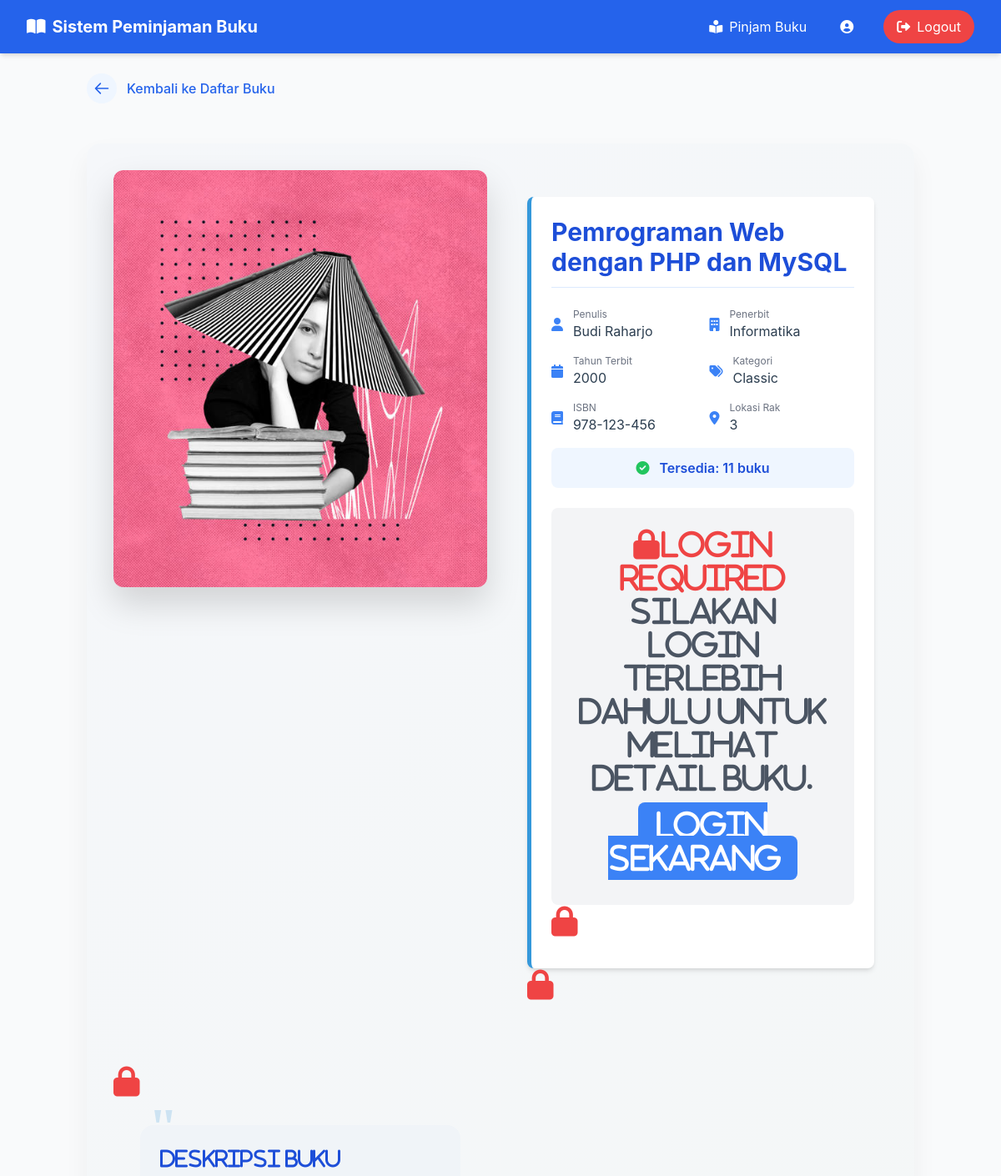
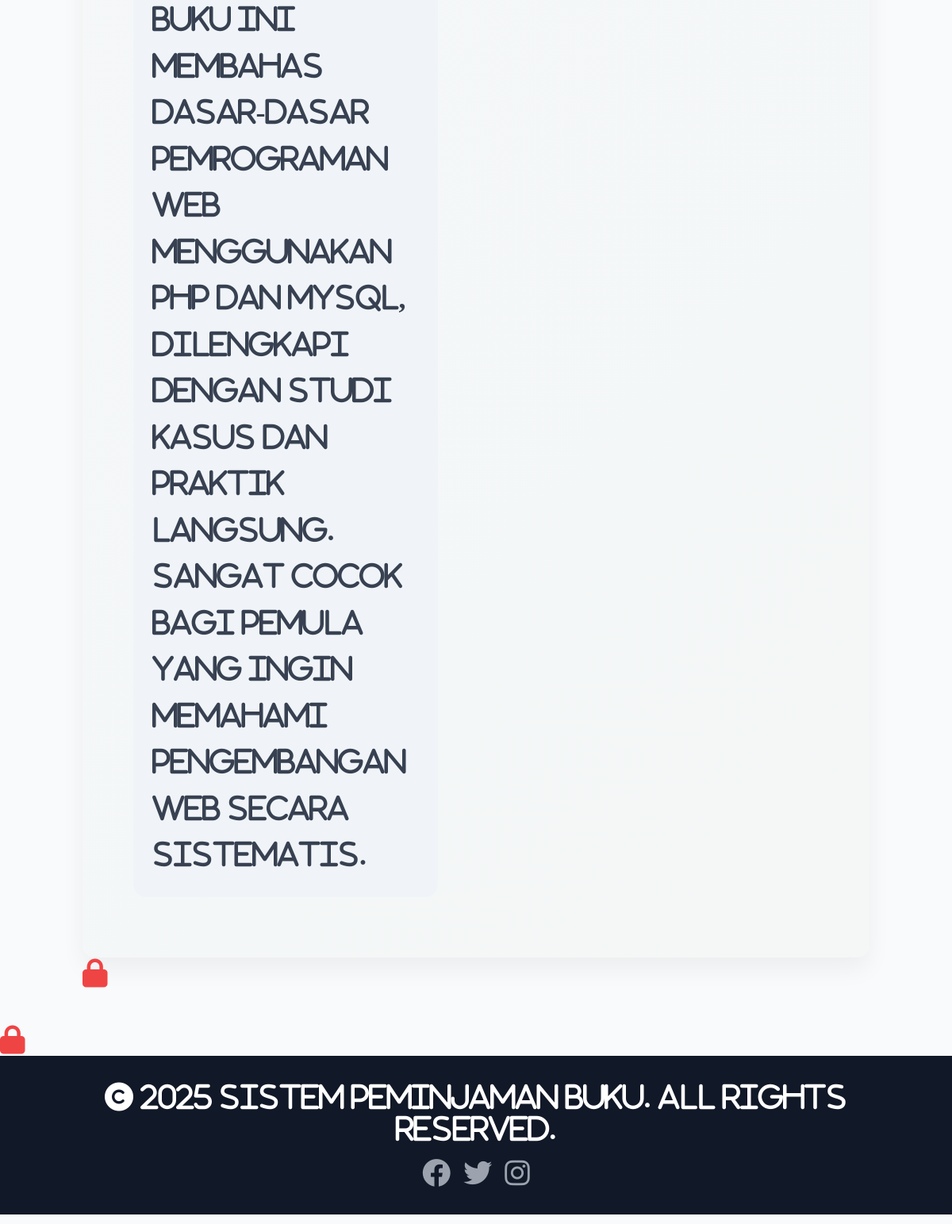
/public/auth/users/mengelola-pinjaman/detail-buku.php?id=26, run on the app's committed database (2 pictures, top to bottom).
### tables this page shows
CREATE TABLE `books` (
  `id` int(11) NOT NULL,
  `title` varchar(255) NOT NULL,
  `author` varchar(255) NOT NULL,
  `publisher` varchar(255) DEFAULT NULL,
  `year_published` year(4) DEFAULT NULL,
  `isbn` varchar(20) DEFAULT NULL,
  `category` varchar(255) DEFAULT NULL,
  `total_quantity` int(11) NOT NULL DEFAULT 0,
  `available_quantity` int(11) NOT NULL DEFAULT 0,
  `cover_image` varchar(255) DEFAULT 'default_book.jpg',
  `description` text DEFAULT NULL,
  `created_at` timestamp NOT NULL DEFAULT current_timestamp(),
  `shelf_location` varchar(255) NOT NULL,
  `updated_at` timestamp NOT NULL DEFAULT current_timestamp() ON UPDATE current_timestamp()
);

### classes/book.php (called while the page is built, shortened)
<?php
class Book
{
    private $conn;
    private $table_name = 'books';
    public function __construct($db)
    {
        $this->conn = $db;
    }
    public function getBookById($bookId)
    {
        try {
            $bookId = filter_var($bookId, FILTER_VALIDATE_INT);
            $stmt = $this->conn->prepare("SELECT * FROM {$this->table_name} WHERE id = ?");
            $stmt->execute([$bookId]);
            $book = $stmt->fetch(PDO::FETCH_ASSOC);
            return $book ?: null;
        } catch (Exception $e) {
            error_log("Get Book Error: " . $e->getMessage());
            return null;
        }
    }
}

### public/auth/users/mengelola-pinjaman/detail-buku.php (the view, shortened to what this page needs)
<?php
require_once($_SERVER['DOCUMENT_ROOT'] . '/sistem/classes/book.php');
$isLoggedIn = !empty($_SESSION['user_id']);
$book_id = filter_input(INPUT_GET, 'id', FILTER_VALIDATE_INT);
try {
    $database = new Database();
    $conn = $database->getConnection();
    $bookManager = new Book($conn);
    $book = $bookManager->getBookById($book_id);
} catch (Exception $e) {
    error_log("Book Detail Error: " . $e->getMessage());
    header('Location: books.php');
    exit();
}
?>
<!DOCTYPE html>
<html lang="id">
<head>
    <script src="https://cdn.tailwindcss.com"></script>
    <link href="https://cdnjs.cloudflare.com/ajax/libs/font-awesome/6.0.0-beta3/css/all.min.css" rel="stylesheet">
<body class="bg-gray-50 font-inter min-h-screen flex flex-col">
    <nav x-data="{ mobileMenu: false }" class="bg-blue-600 shadow-md">
        <div class="max-w-7xl mx-auto px-4 sm:px-6 lg:px-8">
            <div class="flex items-center justify-between h-16">
                <div class="flex items-center">
                    <a href="/sistem/public/auth/users/home.php" class="text-white font-bold text-xl flex items-center">
                        <i class="fas fa-book-open mr-2"></i>
                        <?= htmlspecialchars(SITE_NAME) ?>
                    </a>
                </div>
                <div class="hidden md:flex space-x-4 items-center">
                    <a href="/sistem/public/auth/users/book-loan.php" class="text-white hover:bg-blue-500 px-3 py-2 rounded-md">
                        <i class="fas fa-book-reader mr-2"></i>Pinjam Buku
                    </a>
                    <a href="/sistem/public/auth/users/profile.php" class="text-white hover:bg-blue-500 px-3 py-2 rounded-md">
                        <i class="fas fa-user-circle mr-2"></i>
                    </a>
                    <a href="/sistem/public/auth/logout.php" class="bg-red-500 hover:bg-red-600 text-white px-4 py-2 rounded-full">
                        <i class="fas fa-sign-out-alt mr-2"></i>Logout
                    </a>
                </div>
            </div>
        </div>
    </nav>
    <div class="container mx-auto px-4 mb-4 mt-6">
        <a href="/sistem/public/auth/users/pinjaman-buku.php?id=<?= $book_id ?>" class="group flex items-center text-blue-600 hover:text-blue-800 transition-all duration-300 ease-in-out">
            <div class="mr-3 p-2 bg-blue-50 group-hover:bg-blue-100 rounded-full transition-all duration-300 ease-in-out">
                <svg class="w-5 h-5 text-blue-600 group-hover:translate-x-[-4px] transition-transform duration-300" fill="none" stroke="currentColor" viewBox="0 0 24 24" xmlns="http://www.w3.org/2000/svg">
                    <path stroke-linecap="round" stroke-linejoin="round" stroke-width="2" d="M10 19l-7-7m0 0l7-7m-7 7h18"></path>
                </svg>
            </div>
            <span class="font-medium group-hover:pl-1 transition-all duration-300 ease-in-out">Kembali ke Daftar Buku</span>
        </a>
    </div>
    <main class="flex-grow container mx-auto px-4 py-8">
        <section class="book-detail-container rounded-2xl overflow-hidden">
            <div class="grid md:grid-cols-2 gap-8 p-8">
                <div class="book-cover-container">
                    <img
                        src="<?= !empty($book['cover_image']) ? htmlspecialchars($book['cover_image']) : '../assets/images/default-book-cover.jpg' ?>"
                        alt="<?= htmlspecialchars($book['title']) ?>"
                        class="book-cover w-full h-[500px] object-cover rounded-xl">
                </div>
                <div class="container mx-auto px-4 py-8">
                    <div class="book-info-container max-w-3xl mx-auto bg-white shadow-md rounded-lg p-6">
                        <h1 class="text-3xl font-bold text-blue-700 mb-6 pb-3 border-b border-blue-100">
                            <?= htmlspecialchars($book['title']) ?>
                        </h1>
                        <div class="space-y-4">
                            <div class="grid grid-cols-2 gap-4">
                                <div class="flex items-center space-x-3">
                                    <i class="fas fa-user text-blue-500"></i>
                                    <div>
                                        <h4 class="text-xs text-gray-500">Penulis</h4>
                                        <p><?= htmlspecialchars($book['author']) ?></p>
                                    </div>
                                </div>
                                <div class="flex items-center space-x-3">
                                    <i class="fas fa-building text-blue-500"></i>
                                    <div>
                                        <h4 class="text-xs text-gray-500">Penerbit</h4>
                                        <p><?= htmlspecialchars($book['publisher']) ?></p>
                                    </div>
                                </div>
                                <div class="flex items-center space-x-3">
                                    <i class="fas fa-calendar text-blue-500"></i>
                                    <div>
                                        <h4 class="text-xs text-gray-500">Tahun Terbit</h4>
                                        <p><?= htmlspecialchars($book['year_published']) ?></p>
                                    </div>
                                </div>
                                <div class="flex items-center space-x-3">
                                    <i class="fas fa-tags text-blue-500"></i>
                                    <div>
                                        <h4 class="text-xs text-gray-500">Kategori</h4>
                                        <p><?= htmlspecialchars($book['category']) ?></p>
                                    </div>
                                </div>
                            </div>
                            <div class="grid grid-cols-2 gap-4 mt-4">
                                <div class="flex items-center space-x-3">
                                    <i class="fas fa-book text-blue-500"></i>
                                    <div>
                                        <h4 class="text-xs text-gray-500">ISBN</h4>
                                        <p><?= htmlspecialchars($book['isbn']) ?></p>
                                    </div>
                                </div>
                                <div class="flex items-center space-x-3">
                                    <i class="fas fa-map-marker-alt text-blue-500"></i>
                                    <div>
                                        <h4 class="text-xs text-gray-500">Lokasi Rak</h4>
                                        <p><?= htmlspecialchars($book['shelf_location']) ?></p>
                                    </div>
                                </div>
                            </div>
                            <div class="bg-blue-50 p-3 rounded-lg text-center mt-4">
                                <p class="text-blue-700 font-semibold">
                                    <i class="fas fa-check-circle text-green-500 mr-2"></i>
                                    Tersedia: <?= $book['available_quantity'] ?> buku
                                </p>
                            </div>
                        </div>
                        <?php if (!$isLoggedIn): ?>
                            <div class="mt-6 bg-gray-100 rounded-lg p-6 text-center">
                                <i class="fas fa-lock text-4xl text-red-500 mb-3
                                <h2 class="text-xl font-bold mb-3">Login Required</h2>
                                <p class="text-gray-600 mb-4">
                                    Silakan login terlebih dahulu untuk melihat detail buku.
                                </p>
                                <a href="/sistem/public/auth/login.php" class="bg-blue-500 text-white px-5 py-2 rounded-lg hover:bg-blue-600 transition">
                                    Login Sekarang
                                </a>
                            </div>
                        <?php endif; ?>
                    </div>
                </div>
                <div class="p-8">
                    <div class="description-section">
                        <h3 class="text-2xl font-semibold text-blue-700 mb-">Deskripsi Buku</h3>
                        <p class="text-gray-700 leading-relaxed">
                            <?= htmlspecialchars($book['description']) ?>
                        </p>
                    </div>
                </div>
        </section>
    </main>
    <footer class="bg-gray-900 text-white py-8">
        <div class="container mx-auto px-4 text-center">
            <p>&copy; <?= date('Y') ?> <?= htmlspecialchars(SITE_NAME) ?>. All Rights Reserved.</p>
            <div class="flex justify-center space-x-4 mt-4">
                <a href="#" class="text-gray-400 hover:text-white"><i class="fab fa-facebook"></i></a>
                <a href="#" class="text-gray-400 hover:text-white"><i class="fab fa-twitter"></i></a>
                <a href="#" class="text-gray-400 hover:text-white"><i class="fab fa-instagram"></i></a>
            </div>
        </div>
    </footer>

### public/auth/users/mengelola-pinjaman/detail-buku.php (style rules this page uses)
:root { --primary-color: #3498db; --secondary-color: #2ecc71; --accent-color: #e74c3c; --text-color: #2c3e50; --background-color: #f4f7f6; --white: #ffffff; --shadow-color: rgba(0, 0, 0, 0.1); --border-radius: 16px; }
body { font-family: 'Inter', 'Arial', sans-serif; line-height: 1.6; color: var(--text-color); background-color: var(--background-color); }
.book-detail-container { background: linear-gradient(135deg, #f5f7fa 0%, #f4f7f6 100%); box-shadow: 0 15px 30px rgba(0, 0, 0, 0.05); }
.book-cover-container { position: relative; perspective: 1000px; }
.book-cover { transition: all 0.5s ease; border-radius: var(--border-radius); box-shadow: 0 20px 40px rgba(0, 0, 0, 0.15); transform-style: preserve-3d; }
.book-info-container { background: var(--white); border-radius: var(--border-radius); padding: 2rem; box-shadow: 0 15px 30px rgba(0, 0, 0, 0.1); border-left: 5px solid var(--primary-color); }
.description-section { background-color: #f0f4f8; border-radius: var(--border-radius); padding: 1.5rem; position: relative; }
.description-section::before { content: '"'; position: absolute; top: -20px; left: 10px; font-size: 4rem; color: var(--primary-color); opacity: 0.2; }

### data on the page
books: cover_image (picture), title "Pemrograman Web dengan PHP dan MySQL", author "Budi Raharjo", publisher "Informatika", year_published "2000", category "Classic", isbn "978-123-456", shelf_location "3", available_quantity "11", description "Buku ini membahas dasar-dasar pemrograman web menggunakan PHP dan MySQL, dilengkapi dengan studi kasus dan praktik langsung. Sangat cocok bagi pemula yang ingin memahami pengembangan web secara sistematis."

### other printed values
SITE_NAME "Sistem Peminjaman Buku"
